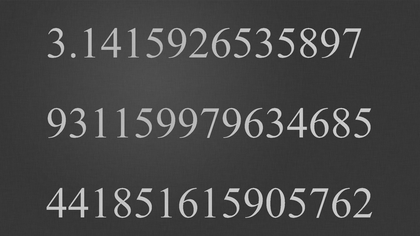
%> input picture DIP Assignment 1/Data/Images/PiNumbers.png, 420 x 236 px, shrunk from 1920 x 1080 before the run
$ octave Question4.m   (GNU Octave 9; MATLAB toolbox functions it lacks are replaced by stand-ins)
%> lines starting %> are read from the running program, lines starting %| are printed output that depends on the picture; in (x1, y1, x2, y2) boxes, pixels count from 0 and x2, y2 are one past the last pixel; in counts of white or black regions, pixels touching at a corner belong together; the program's own positions count from 1
%> further down, img is the input picture: size 236x420 uint8; min 32, max 222, mean 69.2
### DIP Assignment 1/Source/myHistGS.m
function [freq,binCen,counts,binLocs] = myHistGS(img,nBins)
%> called with nBins = 256

[x, y] = size(img);
%> x = 236; y = 420

binCen = (0:nBins-1)';
freq = zeros(nBins,1);

for j = 1 : x
     for k = 1 : y
         m= img(j,k);
         freq(m+1)=freq(m+1)+1;
     end
end
%> after the loop, freq = 256 values, max 15771 at index 56, min 0 at index 1, mean 387.2

[counts,binLocs]=imhist(img);
%> counts has the same summary as freq; binLocs = 256 values from 0 to 255

end


### DIP Assignment 1/Source/otsuBinarization.m
function [threshSigB,threshSigW,timeSigB,timeSigW,binImg,threshLib] = otsuBinarization(img)

[freq]=myHistGS(img,256);

tot_pix=sum(freq);
%> tot_pix = 99120
pmf=freq/tot_pix;
%> pmf = 256 values, max 0.159 at index 56, min 0 at index 1, mean 0.00391
pmf=pmf';
varB=zeros(1,256);

tic;
for k= 1:256
    W0=sum(pmf(1:k));
    W1=sum(pmf(k+1:256));
    if W1==0||W0==0
        continue;
    end
    U0=sum([0:k-1].*pmf(1:k))/W0;
    U1=sum([k:255].*pmf(k+1:256))/W1;
    varB(k)=W0*W1*((U0-U1)^2);
end
%> this loop made 256 passes
%> (W0, W1) on passes 1 to 3: (0, 1), (0, 1), (0, 1)
%> after the loop, varB = 256 values, max 992.1 at index 121, min 0 at index 1, mean 479

max_varB=max(varB);
%> max_varB = 992.1
threshSigB=find(max_varB==varB,1)-1;
%> threshSigB = 120
timeSigB=toc;

varW=ones(1,256)*1e10;

tic;
for k= 1:256
    W0=sum(pmf(1:k));
    W1=sum(pmf(k+1:256));
    if W1==0||W0==0
        continue;
    end
    U0=sum([0:k-1].*pmf(1:k))/W0;
    U1=sum([k:255].*pmf(k+1:256))/W1;
    S0=sum((([0:k-1]-U0).^2).*pmf(1:k))/W0;
    S1=sum((([k:255]-U1).^2).*pmf(k+1:256))/W1;
    varW(k)=W0*S0+W1*S1;
end
%> after the loop, varW = 256 values, max 10000000000 at index 1, min 115.2 at index 121, mean 2.58e+09

min_varW=min(varW);
%> min_varW = 115.2
threshSigW=find(min_varW==varW,1)-1;
%> threshSigW = 120
timeSigW=toc;

threshLib = graythresh(img)*255;
%> threshLib = 120
binImg = img>threshSigB;
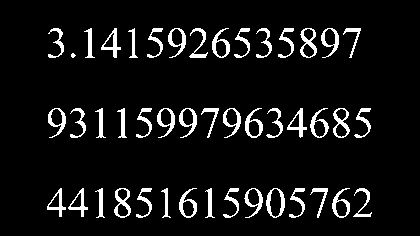
%> binImg: size 236x420 logical; 7.4% white; 45 white regions (1 under 20 px), largest, box (x1, y1, x2, y2) and area: (114, 188, 131, 218) 213, (300, 28, 317, 58) 211, (266, 188, 285, 218) 210

end

### DIP Assignment 1/Source/connectedComponents.m
function [nDigits] = connectedComponents(img)

[~,~,~,~,A,~] = otsuBinarization(img);
A=double(A);
visited = false(size(A));
[rows,cols] = size(A);
%> rows = 236; cols = 420
B = zeros(rows,cols);
ID_counter = 1;

for row = 1 : rows
    for col = 1 : cols
        if A(row,col) == 0
            visited(row,col) = true;
        elseif visited(row,col)
            continue;
        else
            stack = [row col];
            while ~isempty(stack)
                loc = stack(1,:);
                stack(1,:) = [];
                if visited(loc(1),loc(2))
                    continue;
                end

                visited(loc(1),loc(2)) = true;
                B(loc(1),loc(2)) = ID_counter;
                [locs_y, locs_x] = meshgrid(loc(2)-1:loc(2)+1, loc(1)-1:loc(1)+1);
                locs_y = locs_y(:);
                locs_x = locs_x(:);

                out_of_bounds = locs_x < 1 | locs_x > rows | locs_y < 1 | locs_y > cols;

                locs_y(out_of_bounds) = [];
                locs_x(out_of_bounds) = [];

                is_visited = visited(sub2ind([rows cols], locs_x, locs_y));

                locs_y(is_visited) = [];
                locs_x(is_visited) = [];

                is_1 = A(sub2ind([rows cols], locs_x, locs_y));
                locs_y(~is_1) = [];
                locs_x(~is_1) = [];

                stack = [stack; [locs_x locs_y]];
            end
            ID_counter = ID_counter + 1;
        end
    end
end
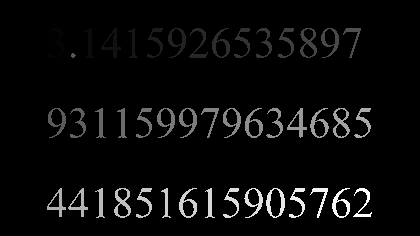
%> B: size 236x420 double; min 0, max 45, mean 1.7; drawn with min black and max white
%> visited: size 236x420 logical; every value is 1
%> after the loop, ID_counter = 46; is_1 = [0; 0; 0; 0; 0]; is_visited = [false; true; true; true; true; false; false; false; false]; loc = [214 372]; out_of_bounds = [false; false; false; false; false; false; false; false; false]
nComps=ID_counter-1;
%> nComps = 45

CSize=zeros(1,nComps);
for j=1:cols
    for i=1:rows
        for n=1:nComps
             if B(i,j)==n
                   CSize(n)=CSize(n)+1;
             end
        end
    end
end
%> after the loop, CSize = 45 values, max 213 at index 34, min 17 at index 15, mean 162
nDigits=length(CSize(CSize>min(CSize)));
%> nDigits = 44
end

### DIP Assignment 1/Source/Question4.m
% Digital Image Processing - Assignment #1
% Question #4
% Author: Mohit Kumar
% Date: August 27,2021

clc;
clearvars;
close all;

image_path = '../Data/Images/PiNumbers.png';

img = imread(image_path);

nDigits=connectedComponents(img);
%> nDigits = 44

disp(['Total no of digits in the image = ',num2str(nDigits)]);
%| Total no of digits in the image = 44
